Frame 1 (no input): blank canvas, image omitted
Frame 60 (no input): blank canvas, image omitted
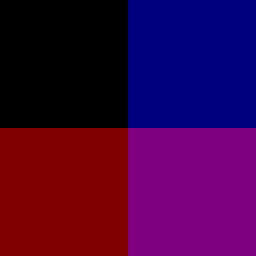
Frame 120 (the mouse pressed at the canvas centre since frame 60)

The p5.js sketch whose frames 1 and 60 were blank and that drew this single picture after the mouse press (run headless with seeded random() and noise() and a simulated clock; from frame 60 on, the mouse is pressed at the canvas centre):

// p5.js sketch
// ── sketch.js
function setup(){createCanvas(0x100,0x100);}function draw(){background(0xff);noStroke();fill(0x0,0x0,0x0);rect(0x0,0x0,0x80,0x80);fill(mouseX,0x0,0x0);rect(0x0,0x80,0x80,0x80);fill(0x0,0x0,mouseY);rect(0x80,0x0,0x80,0x80);fill(mouseX,0x0,mouseY);rect(0x80,0x80,0x80,0x80);}
// ── nob.js
function setup() {
  createCanvas(256, 256);
}

function draw() {
  background(255);
  noStroke();
  
  
  fill(0,0,0);  
  rect(0,0,128,128);
  
  fill(mouseX,0,0);
  rect(0,128,128,128);  
  
  fill(0,0,mouseY);
  rect(128,0,128,128);
  
  fill(mouseX,0,mouseY);
  rect(128,128,128,128);
  
  
}
